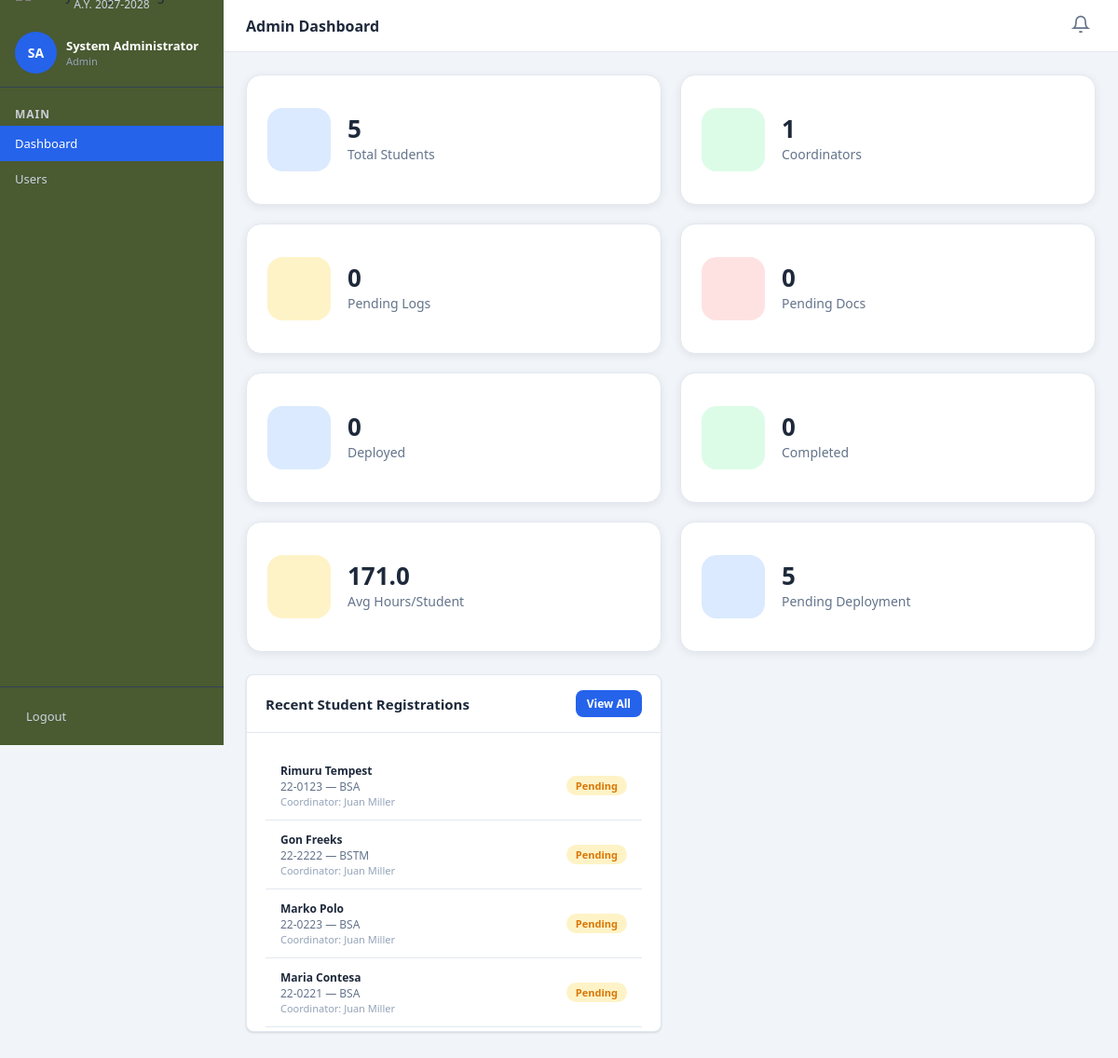
Screenshot of /admin_dashboard.php (signed in) with the database file from the repository.
### tables this page shows
CREATE TABLE `students` (
  `id` int(11) NOT NULL,
  `user_id` int(11) NOT NULL,
  `student_number` varchar(20) NOT NULL,
  `course` varchar(100) DEFAULT '',
  `section` varchar(20) DEFAULT '',
  `company_name` varchar(150) DEFAULT '',
  `company_id` int(11) DEFAULT NULL,
  `supervisor_id` int(11) DEFAULT NULL,
  `coordinator_id` int(11) DEFAULT NULL,
  `required_hours` decimal(10,2) NOT NULL DEFAULT 600.00,
  `weekly_required_hours` decimal(10,2) NOT NULL DEFAULT 40.00,
  `deployment_date` date DEFAULT NULL,
  `pre_deployment_deadline` date DEFAULT NULL,
  `status` enum('pending','deployed','completed') DEFAULT 'pending'
);

CREATE TABLE `users` (
  `id` int(11) NOT NULL,
  `username` varchar(50) NOT NULL,
  `password` varchar(255) NOT NULL,
  `role` enum('admin','coordinator','student') NOT NULL,
  `full_name` varchar(100) NOT NULL,
  `email` varchar(100) DEFAULT '',
  `created_at` timestamp NOT NULL DEFAULT current_timestamp()
);

### admin_dashboard.php (the view, shortened to what this page needs)
<?php
require_once 'sidebar.php';
$total_students    = $conn->query("SELECT COUNT(*) c FROM students")->fetch_assoc()['c'];
$total_coordinators= $conn->query("SELECT COUNT(*) c FROM users WHERE role='coordinator'")->fetch_assoc()['c'];
$pending_logs      = $conn->query("SELECT COUNT(*) c FROM weekly_logs WHERE status='pending'")->fetch_assoc()['c'];
$pending_docs      = $conn->query("SELECT COUNT(*) c FROM document_submissions WHERE status='pending'")->fetch_assoc()['c'];
$deployed          = $conn->query("SELECT COUNT(*) c FROM students WHERE status='deployed'")->fetch_assoc()['c'];
$completed         = $conn->query("SELECT COUNT(*) c FROM students WHERE status='completed'")->fetch_assoc()['c'];
$recent_students = $conn->query("
    SELECT s.*, u.full_name, u.created_at, u.email, c.full_name AS coor_name
    FROM students s
    JOIN users u ON s.user_id = u.id
    LEFT JOIN users c ON s.coordinator_id = c.id
    ORDER BY u.created_at DESC LIMIT 6
");
$recent_list = [];
while ($r = $recent_students->fetch_assoc()) $recent_list[] = $r;
$avg_hrs = $conn->query("
    SELECT COALESCE(AVG(rendered),0) avg_r FROM (
        SELECT SUM(rendered_hours) rendered FROM weekly_logs WHERE status!='rejected' GROUP BY student_id
    ) t
")->fetch_assoc()['avg_r'];
?>
<!DOCTYPE html>
<html lang="en">
<head>
<link rel="stylesheet" href="style.css">
</head>
<body>
<div class="wrapper">
<?php renderSidebar('admin','dashboard',$conn); ?>
<div class="main-content">
<?php renderTopbar('Admin Dashboard',$conn); ?>
<div class="page-content">
<div class="stats-grid admin-stats-grid">
    <div class="stat-card">
        <div class="stat-icon blue"><?= svgIcon('users') ?></div>
        <div class="stat-info"><div class="value"><?= $total_students ?></div><div class="label">Total Students</div></div>
    </div>
    <div class="stat-card">
        <div class="stat-icon green"><?= svgIcon('person') ?></div>
        <div class="stat-info"><div class="value"><?= $total_coordinators ?></div><div class="label">Coordinators</div></div>
    </div>
    <div class="stat-card">
        <div class="stat-icon yellow"><?= svgIcon('clock') ?></div>
        <div class="stat-info"><div class="value"><?= $pending_logs ?></div><div class="label">Pending Logs</div></div>
    </div>
    <div class="stat-card">
        <div class="stat-icon red"><?= svgIcon('file') ?></div>
        <div class="stat-info"><div class="value"><?= $pending_docs ?></div><div class="label">Pending Docs</div></div>
    </div>
    <div class="stat-card">
        <div class="stat-icon blue"><?= svgIcon('chart') ?></div>
        <div class="stat-info"><div class="value"><?= $deployed ?></div><div class="label">Deployed</div></div>
    </div>
    <div class="stat-card">
        <div class="stat-icon green"><?= svgIcon('check') ?></div>
        <div class="stat-info"><div class="value"><?= $completed ?></div><div class="label">Completed</div></div>
    </div>
    <div class="stat-card">
        <div class="stat-icon yellow"><?= svgIcon('clock') ?></div>
        <div class="stat-info"><div class="value"><?= number_format($avg_hrs,1) ?></div><div class="label">Avg Hours/Student</div></div>
    </div>
    <div class="stat-card">
        <div class="stat-icon blue"><?= svgIcon('file') ?></div>
        <div class="stat-info"><div class="value"><?= $total_students - $deployed - $completed ?></div><div class="label">Pending Deployment</div></div>
    </div>
</div>
<div class="grid-2">
    <div class="card mb-20">
        <div class="card-header">
            <h3>Recent Student Registrations</h3>
            <a href="admin_users.php?role=student" class="btn btn-sm btn-primary">View All</a>
        </div>
        <div class="card-body dashboard-scroll-card">
        <?php if (empty($recent_list)): ?>
            <div class="empty-state"><?= svgIcon('users') ?><p>No students yet.</p></div>
        <?php else: foreach ($recent_list as $s): ?>
            <div style="padding:12px 16px;border-bottom:1px solid var(--border);display:flex;align-items:center;justify-content:space-between;">
                <div>
                    <div class="font-bold text-sm"><?= htmlspecialchars($s['full_name']) ?></div>
                    <div class="text-sm text-muted"><?= htmlspecialchars($s['student_number']) ?> — <?= htmlspecialchars($s['course'] ?? '') ?></div>
                    <div style="font-size:11px;color:#94a3b8;">Coordinator: <?= htmlspecialchars($s['coor_name'] ?? 'None') ?></div>
                </div>
                <span class="badge badge-<?= $s['status'] ?>"><?= ucfirst($s['status']) ?></span>
            </div>
        <?php endforeach; endif; ?>
        </div>
    </div>
</div>
</div></div></div>
</body>
</html>

### sidebar.php (shortened to what this page needs)
<?php
function renderSidebar($role, $active = '', $conn = null) {
    if($conn && isset($_SESSION['user_id']))
    { $uid=(int)$_SESSION['user_id'];
    $role=$_SESSION['role'];
    }
    $name = $_SESSION['full_name'] ?? 'User';
    $initials = strtoupper(substr($name, 0, 1));
    if (strpos($name, ' ') !== false) {
        $parts = explode(' ', $name);
        $initials = strtoupper(substr($parts[0],0,1) . substr(end($parts),0,1));
    }
?>
<div class="sidebar" id="sidebar">
    <div class="sidebar-brand">
        <p>A.Y. <?= htmlspecialchars(getSetting($conn, 'academic_year') ?? '2026-2027') ?></p>
    </div>
    <div class="sidebar-user">
        <div class="avatar"><?= $initials ?></div>
        <div class="uinfo">
            <div class="name"><?= htmlspecialchars($name) ?></div>
            <div class="role"><?= ucfirst($role) ?></div>
        </div>
    </div>
    <nav class="sidebar-nav">
        <?php if ($role === 'admin'): ?>
        <div class="nav-label">Main</div>
        <a href="admin_dashboard.php" class="nav-item <?= $active==='dashboard'?'active':'' ?>">
            <?= svgIcon('grid') ?> Dashboard
        </a>
        <a href="admin_users.php" class="nav-item <?= $active==='users'?'active':'' ?>">
            <?= svgIcon('users') ?> Users
        </a>
        <?php endif; ?>
    </nav>
    <div class="sidebar-footer">
        <a href="logout.php" class="nav-item">
            <?= svgIcon('logout') ?> Logout
        </a>
    </div>
</div>
<?php
}
function svgIcon($name) {
    return $icons[$name] ?? '';
}
function renderTopbar($title, $conn = null) {
    ?>
    <div class="topbar">
        <h1><?= htmlspecialchars($title) ?></h1>
        <div class="topbar-right">
            <button class="notif-btn" onclick="toggleNotifPanel()">
                <svg viewBox="0 0 24 24" fill="none" stroke="currentColor" stroke-width="2"><path d="M18 8A6 6 0 0 0 6 8c0 7-3 9-3 9h18s-3-2-3-9"/><path d="M13.73 21a2 2 0 0 1-3.46 0"/></svg>
            </button>
        </div>
    </div>
    <?php
}
    ?>

### rows the page displays
students: user.full_name "Rimuru Tempest", student_number "22-0123", course "BSA", coordinator.full_name "Juan Miller", status "Pending"
students: user.full_name "Gon Freeks", student_number "22-2222", course "BSTM", coordinator.full_name "Juan Miller", status "Pending"
students: user.full_name "Marko Polo", student_number "22-0223", course "BSA", coordinator.full_name "Juan Miller", status "Pending"
students: user.full_name "Maria Contesa", student_number "22-0221", course "BSA", coordinator.full_name "Juan Miller", status "Pending"

### other values shown
$initials "SA"
$name "System Administrator"
$role "Admin"
$title "Admin Dashboard"
$total_students "5"
$total_coordinators "1"
$pending_logs "0"
$pending_docs "0"
$deployed "0"
$completed "0"
$avg_hrs "171.0"
$total_students - $deployed - $completed "5"
